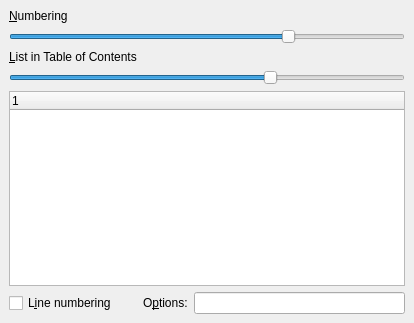
<?xml version="1.0" encoding="UTF-8"?>
<ui version="4.0">
 <class>NumberingUi</class>
 <widget class="QWidget" name="NumberingUi">
  <property name="geometry">
   <rect>
    <x>0</x>
    <y>0</y>
    <width>414</width>
    <height>323</height>
   </rect>
  </property>
  <property name="windowTitle">
   <string/>
  </property>
  <layout class="QGridLayout">
   <property name="leftMargin">
    <number>9</number>
   </property>
   <property name="topMargin">
    <number>9</number>
   </property>
   <property name="rightMargin">
    <number>9</number>
   </property>
   <property name="bottomMargin">
    <number>9</number>
   </property>
   <property name="spacing">
    <number>6</number>
   </property>
   <item row="6" column="0" rowspan="3">
    <layout class="QHBoxLayout" name="horizontalLayout_2">
     <item>
      <widget class="QCheckBox" name="linenoCB">
       <property name="toolTip">
        <string>Add line numbers to the document</string>
       </property>
       <property name="text">
        <string>L&amp;ine numbering</string>
       </property>
      </widget>
     </item>
     <item>
      <spacer name="horizontalSpacer">
       <property name="orientation">
        <enum>Qt::Horizontal</enum>
       </property>
       <property name="sizeType">
        <enum>QSizePolicy::Fixed</enum>
       </property>
       <property name="sizeHint" stdset="0">
        <size>
         <width>20</width>
         <height>20</height>
        </size>
       </property>
      </spacer>
     </item>
     <item>
      <widget class="QLabel" name="linenoLA">
       <property name="text">
        <string>O&amp;ptions:</string>
       </property>
       <property name="buddy">
        <cstring>linenoLE</cstring>
       </property>
      </widget>
     </item>
     <item>
      <widget class="QLineEdit" name="linenoLE">
       <property name="toolTip">
        <string>Line numbering (lineno package) options (e.g. right, modulo, switch(*), pagewise). Please refer to the lineno package manual for details.</string>
       </property>
      </widget>
     </item>
    </layout>
   </item>
   <item row="2" column="0">
    <widget class="QLabel" name="TextLabel1">
     <property name="text">
      <string>&amp;List in Table of Contents</string>
     </property>
     <property name="buddy">
      <cstring>tocSL</cstring>
     </property>
    </widget>
   </item>
   <item row="3" column="0">
    <widget class="QSlider" name="tocSL">
     <property name="minimum">
      <number>-1</number>
     </property>
     <property name="maximum">
      <number>5</number>
     </property>
     <property name="value">
      <number>3</number>
     </property>
     <property name="orientation">
      <enum>Qt::Horizontal</enum>
     </property>
    </widget>
   </item>
   <item row="0" column="0">
    <widget class="QLabel" name="TextLabel1_2">
     <property name="text">
      <string>&amp;Numbering</string>
     </property>
     <property name="buddy">
      <cstring>depthSL</cstring>
     </property>
    </widget>
   </item>
   <item row="4" column="0">
    <widget class="QTreeWidget" name="tocTW">
     <column>
      <property name="text">
       <string notr="true">1</string>
      </property>
     </column>
    </widget>
   </item>
   <item row="1" column="0">
    <widget class="QSlider" name="depthSL">
     <property name="minimum">
      <number>-2</number>
     </property>
     <property name="maximum">
      <number>5</number>
     </property>
     <property name="value">
      <number>3</number>
     </property>
     <property name="orientation">
      <enum>Qt::Horizontal</enum>
     </property>
    </widget>
   </item>
  </layout>
 </widget>
 <tabstops>
  <tabstop>depthSL</tabstop>
  <tabstop>tocSL</tabstop>
  <tabstop>tocTW</tabstop>
 </tabstops>
 <includes>
  <include location="local">qt_i18n.h</include>
 </includes>
 <resources/>
 <connections/>
</ui>
